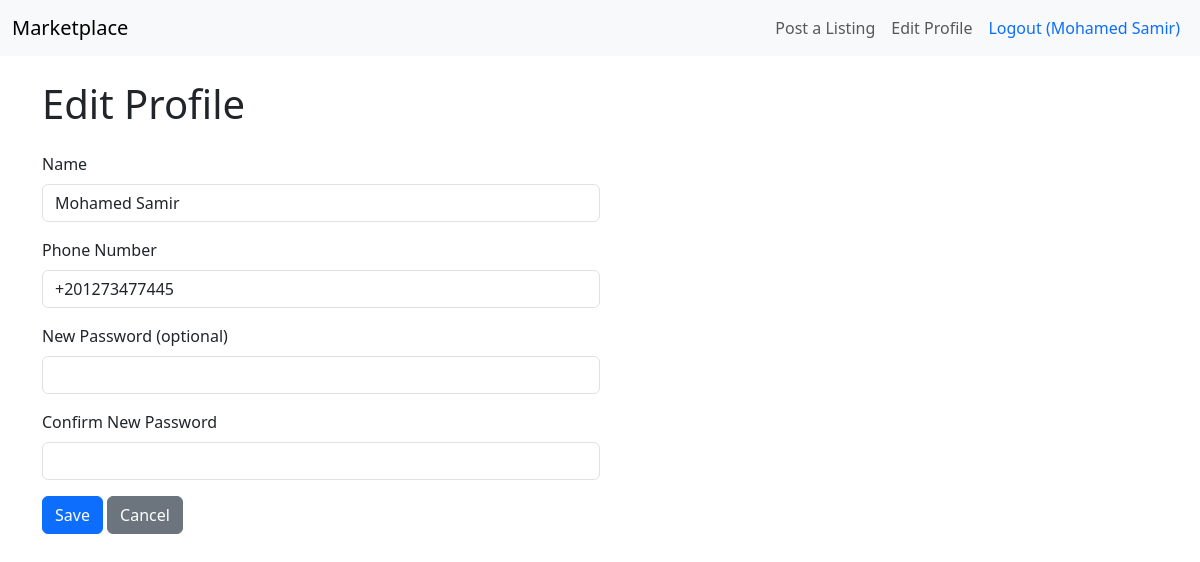
Before: /edit-profile/ (signed in) with the older database file.
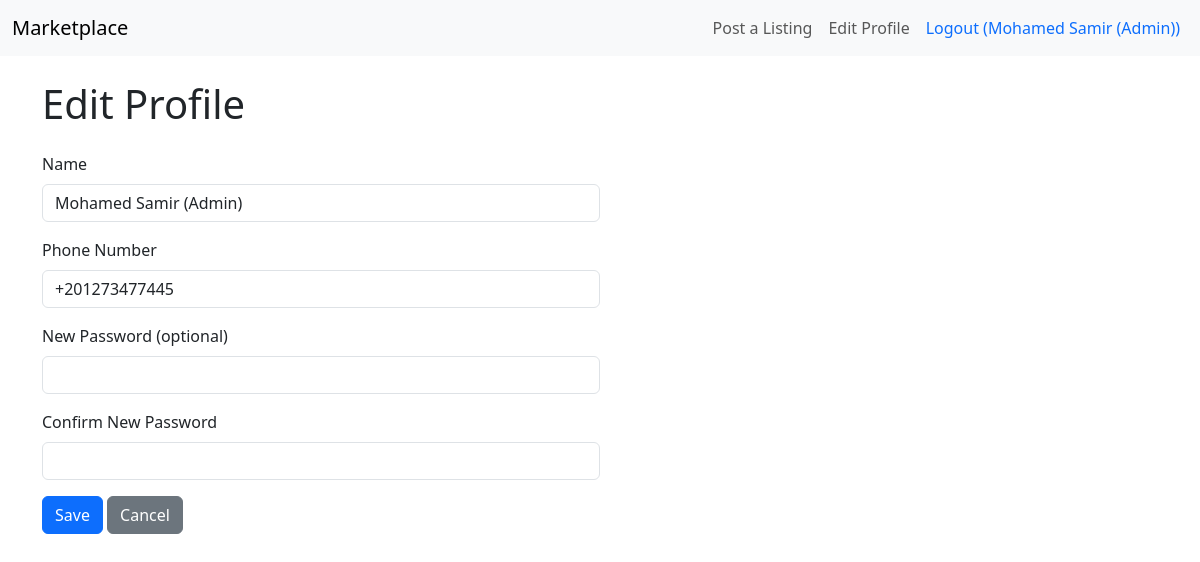
After: the same page with the newer database file.
### users/models.py (models this page shows, shortened)
class User(AbstractBaseUser, PermissionsMixin):
    email = models.EmailField(unique=True)
    phone_number = models.CharField(max_length=15, unique=True)
    name = models.CharField(max_length=100)  # New field
    is_verified = models.BooleanField(default=False)
    is_active = models.BooleanField(default=True)
    is_staff = models.BooleanField(default=False)
    date_joined = models.DateTimeField(auto_now_add=True)
    objects = UserManager()
    USERNAME_FIELD = 'email'
    REQUIRED_FIELDS = ['phone_number', 'name']

### users/views.py (the view, shortened to what this page needs)
# urls.py: path('edit-profile/', views.edit_profile, name='edit_profile'),
@login_required
def edit_profile(request):
    return render(request, 'users/edit_profile.html', {'user': request.user})

### users/templates/users/edit_profile.html (shortened to what this page needs)
{% extends 'base.html' %}
{% block content %}
    <h1 class="mb-4">Edit Profile</h1>
    <form method="post" class="w-50">
        <div class="mb-3">
            <label for="name" class="form-label">Name</label>
            <input type="text" class="form-control" id="name" name="name" value="{{ user.name }}" required>
        </div>
        <div class="mb-3">
            <label for="phone_number" class="form-label">Phone Number</label>
            <input type="text" class="form-control" id="phone_number" name="phone_number" value="{{ user.phone_number }}" required>
        </div>
        <div class="mb-3">
            <label for="new_password" class="form-label">New Password (optional)</label>
            <input type="password" class="form-control" id="new_password" name="new_password">
        </div>
        <div class="mb-3">
            <label for="confirm_password" class="form-label">Confirm New Password</label>
            <input type="password" class="form-control" id="confirm_password" name="confirm_password">
        </div>
        <button type="submit" class="btn btn-primary">Save</button>
        <a href="{% url 'home' %}" class="btn btn-secondary">Cancel</a>
    </form>
{% endblock %}

### templates/base.html (shortened to what this page needs)
<!DOCTYPE html>
<html lang="en">
<head>
    <link href="https://cdn.jsdelivr.net/npm/bootstrap@5.3.3/dist/css/bootstrap.min.css" rel="stylesheet">
    <link href="https://cdn.jsdelivr.net/npm/bootstrap-icons@1.11.3/font/bootstrap-icons.css" rel="stylesheet">
</head>
<body>
    <nav class="navbar navbar-expand-lg navbar-light bg-light">
        <div class="container-fluid">
            <a class="navbar-brand" href="{% url 'home' %}">Marketplace</a>
            <div class="collapse navbar-collapse" id="navbarNav">
                <ul class="navbar-nav ms-auto">
                    {% if user.is_authenticated %}
                        <li class="nav-item">
                            <a class="nav-link" href="{% url 'create_listing' %}">Post a Listing</a>
                        </li>
                        <li class="nav-item">
                            <a class="nav-link" href="{% url 'edit_profile' %}">Edit Profile</a>
                        </li>
                        <li class="nav-item">
                            <form action="{% url 'logout' %}" method="post" class="d-inline">
                                <button type="submit" class="nav-link btn btn-link" style="text-decoration: none; color: #0d6efd;">Logout ({{ user.name }})</button>
                            </form>
                        </li>
                    {% endif %}
                </ul>
            </div>
        </div>
    </nav>
    <div class="container mt-4">
        {% block content %}
        {% endblock %}
    </div>
</body>
</html>

Changed rows visible on the page:
changed User: name "Mohamed Samir" → "Mohamed Samir (Admin)"
